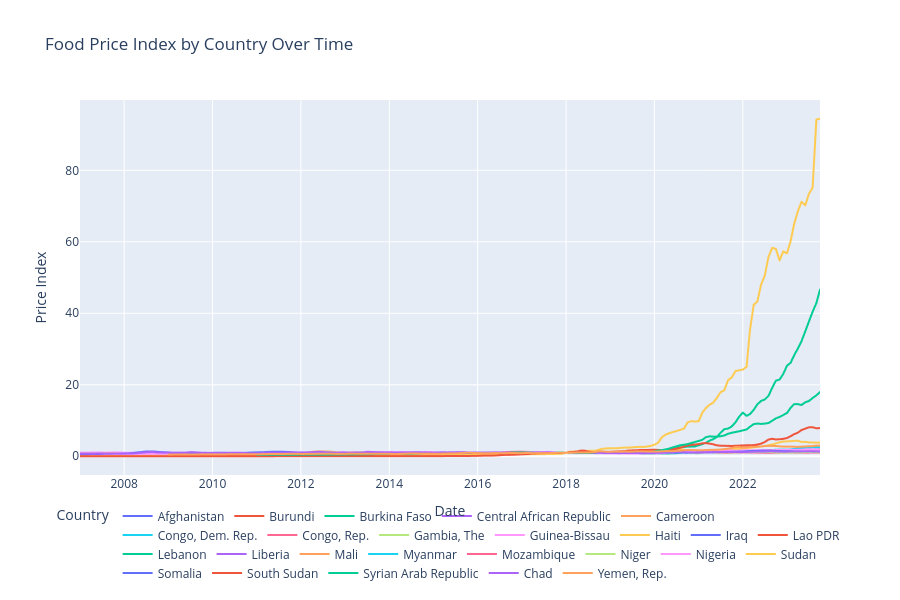

Write notebook code for a chart like this one.
### Markdown cell above
## Step 10: Interactive Visualisation

### Code cell
fig = px.line(
    df, x='date', y='close', color='country',
    title='Food Price Index by Country Over Time',
    labels={'close': 'Price Index', 'date': 'Date', 'country': 'Country'}
)
fig.update_layout(
    height=600,
    legend=dict(orientation='h', yanchor='bottom', y=-0.3, xanchor='center', x=0.5),
    hovermode='x unified'
)
fig.show()
print("💡 Tip: Click country names in legend to show/hide them!")

### Figure 1 — Plotly figure (JSON) as saved in the notebook; plotly's stock layout.template omitted (floating-point values rounded to 4 significant figures; data arrays with more than 128 entries replaced by an {"elided": "..."} marker saying what was removed)
{"data": [{"hovertemplate": "Country=Afghanistan<br>Date=%{x}<br>Price Index=%{y}<extra></extra>", "legendgroup": "Afghanistan", "line": {"color": "#636efa", "dash": "solid"}, "marker": {"symbol": "circle"}, "mode": "lines", "name": "Afghanistan", "showlegend": true, "type": "scattergl", "x": {"elided": "202 str values"}, "xaxis": "x", "y": {"elided": "202 float values"}, "yaxis": "y"}, {"hovertemplate": "Country=Burundi<br>Date=%{x}<br>Price Index=%{y}<extra></extra>", "legendgroup": "Burundi", "line": {"color": "#EF553B", "dash": "solid"}, "marker": {"symbol": "circle"}, "mode": "lines", "name": "Burundi", "showlegend": true, "type": "scattergl", "x": {"elided": "202 str values"}, "xaxis": "x", "y": {"elided": "202 float values"}, "yaxis": "y"}, {"hovertemplate": "Country=Burkina Faso<br>Date=%{x}<br>Price Index=%{y}<extra></extra>", "legendgroup": "Burkina Faso", "line": {"color": "#00cc96", "dash": "solid"}, "marker": {"symbol": "circle"}, "mode": "lines", "name": "Burkina Faso", "showlegend": true, "type": "scattergl", "x": {"elided": "202 str values"}, "xaxis": "x", "y": {"elided": "202 float values"}, "yaxis": "y"}, {"hovertemplate": "Country=Central African Republic<br>Date=%{x}<br>Price Index=%{y}<extra></extra>", "legendgroup": "Central African Republic", "line": {"color": "#ab63fa", "dash": "solid"}, "marker": {"symbol": "circle"}, "mode": "lines", "name": "Central African Republic", "showlegend": true, "type": "scattergl", "x": {"elided": "202 str values"}, "xaxis": "x", "y": {"elided": "202 float values"}, "yaxis": "y"}, {"hovertemplate": "Country=Cameroon<br>Date=%{x}<br>Price Index=%{y}<extra></extra>", "legendgroup": "Cameroon", "line": {"color": "#FFA15A", "dash": "solid"}, "marker": {"symbol": "circle"}, "mode": "lines", "name": "Cameroon", "showlegend": true, "type": "scattergl", "x": {"elided": "202 str values"}, "xaxis": "x", "y": {"elided": "202 float values"}, "yaxis": "y"}, {"hovertemplate": "Country=Congo, Dem. Rep.<br>Date=%{x}<br>Price Index=%{y}<extra></extra>", "legendgroup": "Congo, Dem. Rep.", "line": {"color": "#19d3f3", "dash": "solid"}, "marker": {"symbol": "circle"}, "mode": "lines", "name": "Congo, Dem. Rep.", "showlegend": true, "type": "scattergl", "x": {"elided": "202 str values"}, "xaxis": "x", "y": {"elided": "202 float values"}, "yaxis": "y"}, {"hovertemplate": "Country=Congo, Rep.<br>Date=%{x}<br>Price Index=%{y}<extra></extra>", "legendgroup": "Congo, Rep.", "line": {"color": "#FF6692", "dash": "solid"}, "marker": {"symbol": "circle"}, "mode": "lines", "name": "Congo, Rep.", "showlegend": true, "type": "scattergl", "x": {"elided": "154 str values"}, "xaxis": "x", "y": {"elided": "154 float values"}, "yaxis": "y"}, {"hovertemplate": "Country=Gambia, The<br>Date=%{x}<br>Price Index=%{y}<extra></extra>", "legendgroup": "Gambia, The", "line": {"color": "#B6E880", "dash": "solid"}, "marker": {"symbol": "circle"}, "mode": "lines", "name": "Gambia, The", "showlegend": true, "type": "scattergl", "x": {"elided": "202 str values"}, "xaxis": "x", "y": {"elided": "202 float values"}, "yaxis": "y"}, {"hovertemplate": "Country=Guinea-Bissau<br>Date=%{x}<br>Price Index=%{y}<extra></extra>", "legendgroup": "Guinea-Bissau", "line": {"color": "#FF97FF", "dash": "solid"}, "marker": {"symbol": "circle"}, "mode": "lines", "name": "Guinea-Bissau", "showlegend": true, "type": "scattergl", "x": {"elided": "202 str values"}, "xaxis": "x", "y": {"elided": "202 float values"}, "yaxis": "y"}, {"hovertemplate": "Country=Haiti<br>Date=%{x}<br>Price Index=%{y}<extra></extra>", "legendgroup": "Haiti", "line": {"color": "#FECB52", "dash": "solid"}, "marker": {"symbol": "circle"}, "mode": "lines", "name": "Haiti", "showlegend": true, "type": "scattergl", "x": {"elided": "202 str values"}, "xaxis": "x", "y": {"elided": "202 float values"}, "yaxis": "y"}, {"hovertemplate": "Country=Iraq<br>Date=%{x}<br>Price Index=%{y}<extra></extra>", "legendgroup": "Iraq", "line": {"color": "#636efa", "dash": "solid"}, "marker": {"symbol": "circle"}, "mode": "lines", "name": "Iraq", "showlegend": true, "type": "scattergl", "x": {"elided": "142 str values"}, "xaxis": "x", "y": {"elided": "142 float values"}, "yaxis": "y"}, {"hovertemplate": "Country=Lao PDR<br>Date=%{x}<br>Price Index=%{y}<extra></extra>", "legendgroup": "Lao PDR", "line": {"color": "#EF553B", "dash": "solid"}, "marker": {"symbol": "circle"}, "mode": "lines", "name": "Lao PDR", "showlegend": true, "type": "scattergl", "x": {"elided": "202 str values"}, "xaxis": "x", "y": {"elided": "202 float values"}, "yaxis": "y"}, {"hovertemplate": "Country=Lebanon<br>Date=%{x}<br>Price Index=%{y}<extra></extra>", "legendgroup": "Lebanon", "line": {"color": "#00cc96", "dash": "solid"}, "marker": {"symbol": "circle"}, "mode": "lines", "name": "Lebanon", "showlegend": true, "type": "scattergl", "x": {"elided": "142 str values"}, "xaxis": "x", "y": {"elided": "142 float values"}, "yaxis": "y"}, {"hovertemplate": "Country=Liberia<br>Date=%{x}<br>Price Index=%{y}<extra></extra>", "legendgroup": "Liberia", "line": {"color": "#ab63fa", "dash": "solid"}, "marker": {"symbol": "circle"}, "mode": "lines", "name": "Liberia", "showlegend": true, "type": "scattergl", "x": {"elided": "202 str values"}, "xaxis": "x", "y": {"elided": "202 float values"}, "yaxis": "y"}, {"hovertemplate": "Country=Mali<br>Date=%{x}<br>Price Index=%{y}<extra></extra>", "legendgroup": "Mali", "line": {"color": "#FFA15A", "dash": "solid"}, "marker": {"symbol": "circle"}, "mode": "lines", "name": "Mali", "showlegend": true, "type": "scattergl", "x": {"elided": "202 str values"}, "xaxis": "x", "y": {"elided": "202 float values"}, "yaxis": "y"}, {"hovertemplate": "Country=Myanmar<br>Date=%{x}<br>Price Index=%{y}<extra></extra>", "legendgroup": "Myanmar", "line": {"color": "#19d3f3", "dash": "solid"}, "marker": {"symbol": "circle"}, "mode": "lines", "name": "Myanmar", "showlegend": true, "type": "scattergl", "x": {"elided": "190 str values"}, "xaxis": "x", "y": {"elided": "190 float values"}, "yaxis": "y"}, {"hovertemplate": "Country=Mozambique<br>Date=%{x}<br>Price Index=%{y}<extra></extra>", "legendgroup": "Mozambique", "line": {"color": "#FF6692", "dash": "solid"}, "marker": {"symbol": "circle"}, "mode": "lines", "name": "Mozambique", "showlegend": true, "type": "scattergl", "x": {"elided": "202 str values"}, "xaxis": "x", "y": {"elided": "202 float values"}, "yaxis": "y"}, {"hovertemplate": "Country=Niger<br>Date=%{x}<br>Price Index=%{y}<extra></extra>", "legendgroup": "Niger", "line": {"color": "#B6E880", "dash": "solid"}, "marker": {"symbol": "circle"}, "mode": "lines", "name": "Niger", "showlegend": true, "type": "scattergl", "x": {"elided": "202 str values"}, "xaxis": "x", "y": {"elided": "202 float values"}, "yaxis": "y"}, {"hovertemplate": "Country=Nigeria<br>Date=%{x}<br>Price Index=%{y}<extra></extra>", "legendgroup": "Nigeria", "line": {"color": "#FF97FF", "dash": "solid"}, "marker": {"symbol": "circle"}, "mode": "lines", "name": "Nigeria", "showlegend": true, "type": "scattergl", "x": {"elided": "202 str values"}, "xaxis": "x", "y": {"elided": "202 float values"}, "yaxis": "y"}, {"hovertemplate": "Country=Sudan<br>Date=%{x}<br>Price Index=%{y}<extra></extra>", "legendgroup": "Sudan", "line": {"color": "#FECB52", "dash": "solid"}, "marker": {"symbol": "circle"}, "mode": "lines", "name": "Sudan", "showlegend": true, "type": "scattergl", "x": {"elided": "202 str values"}, "xaxis": "x", "y": {"elided": "202 float values"}, "yaxis": "y"}, {"hovertemplate": "Country=Somalia<br>Date=%{x}<br>Price Index=%{y}<extra></extra>", "legendgroup": "Somalia", "line": {"color": "#636efa", "dash": "solid"}, "marker": {"symbol": "circle"}, "mode": "lines", "name": "Somalia", "showlegend": true, "type": "scattergl", "x": {"elided": "202 str values"}, "xaxis": "x", "y": {"elided": "202 float values"}, "yaxis": "y"}, {"hovertemplate": "Country=South Sudan<br>Date=%{x}<br>Price Index=%{y}<extra></extra>", "legendgroup": "South Sudan", "line": {"color": "#EF553B", "dash": "solid"}, "marker": {"symbol": "circle"}, "mode": "lines", "name": "South Sudan", "showlegend": true, "type": "scattergl", "x": {"elided": "202 str values"}, "xaxis": "x", "y": {"elided": "202 float values"}, "yaxis": "y"}, {"hovertemplate": "Country=Syrian Arab Republic<br>Date=%{x}<br>Price Index=%{y}<extra></extra>", "legendgroup": "Syrian Arab Republic", "line": {"color": "#00cc96", "dash": "solid"}, "marker": {"symbol": "circle"}, "mode": "lines", "name": "Syrian Arab Republic", "showlegend": true, "type": "scattergl", "x": {"elided": "154 str values"}, "xaxis": "x", "y": {"elided": "154 float values"}, "yaxis": "y"}, {"hovertemplate": "Country=Chad<br>Date=%{x}<br>Price Index=%{y}<extra></extra>", "legendgroup": "Chad", "line": {"color": "#ab63fa", "dash": "solid"}, "marker": {"symbol": "circle"}, "mode": "lines", "name": "Chad", "showlegend": true, "type": "scattergl", "x": {"elided": "202 str values"}, "xaxis": "x", "y": {"elided": "202 float values"}, "yaxis": "y"}, {"hovertemplate": "Country=Yemen, Rep.<br>Date=%{x}<br>Price Index=%{y}<extra></extra>", "legendgroup": "Yemen, Rep.", "line": {"color": "#FFA15A", "dash": "solid"}, "marker": {"symbol": "circle"}, "mode": "lines", "name": "Yemen, Rep.", "showlegend": true, "type": "scattergl", "x": {"elided": "178 str values"}, "xaxis": "x", "y": {"elided": "178 float values"}, "yaxis": "y"}], "layout": {"height": 600, "hovermode": "x unified", "legend": {"orientation": "h", "title": {"text": "Country"}, "tracegroupgap": 0, "x": 0.5, "xanchor": "center", "y": -0.3, "yanchor": "bottom"}, "title": {"text": "Food Price Index by Country Over Time"}, "xaxis": {"anchor": "y", "domain": [0, 1], "title": {"text": "Date"}}, "yaxis": {"anchor": "x", "domain": [0, 1], "title": {"text": "Price Index"}}}}
